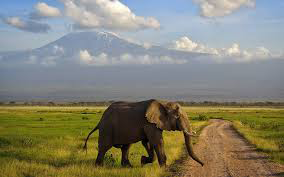
#> input picture main_directory/image.png, 284 x 177 px
$ python -i MaskClass.py   (imports and definitions only)   (older library calls are emulated)
#> lines starting #> are read from the running program, lines starting #| are printed output that depends on the picture; after the words box and inside, x2 and y2 are one past the last pixel; in counts of white or black regions, pixels touching at a corner belong together
import numpy as np
from PIL import Image
import scipy
from scipy import misc
from matplotlib import pyplot as plt


class MaskClass:
    def __init__(self, mask=np.array([]), filename='', threshold=125., center=None, radius_point=None):
        self.mask = self.binarize_image(mask, threshold)
        self.height = mask.shape[0]
        self.width = mask.shape[1] if len(mask.shape) > 1 else None
        self.shape = mask.shape
        self.path = filename
        self.name = filename.split("/")[-1]
        self.spec_name = self.name.split('.png')[0]
        self.root = "/".join(filename.split("/")[:-1]) + "/"
        self.save_name = self.spec_name + '_out.png'
        self.center = center
        self.radius_point = radius_point

    def read_png(self, filename, threshold=125.):
        '''
        Return mask data from a raw PNG file as numpy array.
        :param name: a directory path to the png image.
        :return: An image matrix in the type (y,x)
        '''
#> called with filename = 'image.png', threshold = 125
        # mask = scipy.misc.imread(filename)
        # mask = mask.astype(np.float64)
        # self.__init__(mask, filename, threshold)

        im = Image.open(filename)  # scipy.misc.imread(name)
#> im is the input picture: PIL image 284x177 RGB; mean R, G, B 132.9, 131.1, 114
        im = im.convert('RGB').convert('L')
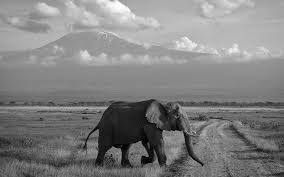
#> im: PIL image 284x177 L; min 1, max 255, mean 129.7
        im = np.array(im)
        im = im.astype(np.float64)
#> im: shape (177, 284) float64
        self.__init__(im, filename=filename, threshold=threshold)
#> call 2 of binarize_image, with threshold = 125
#> after the loop in binarize_image (call 2), `for i in xrange(0, im.shape[0]):`:
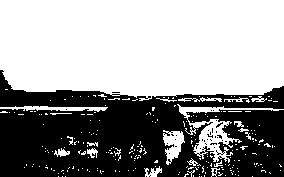
#> im: shape (177, 284) float64; 59.4% white; 36 black regions (35 under 20 px), largest, box (x1, y1, x2, y2) and area: (0, 70, 284, 177) 20302

    # [32 lines left out: functions from_points_and_image, plot_image, not called in this run]

    def binarize_image(self, image, threshold):
        im = image.copy()
        if len(im.shape) == 3:
            im = im[:, :, 0]
        for i in xrange(0, im.shape[0]):
            for j in xrange(0, im.shape[1]):
                if im[i, j] >= threshold:
                    im[i, j] = 255.
                else:
                    im[i, j] = 0.
        return im

    # [20 lines left out: functions reshape, save_image, not called in this run]

>>> result = MaskClass().read_png('image.png')

$ run again, on main_directory/frog.png
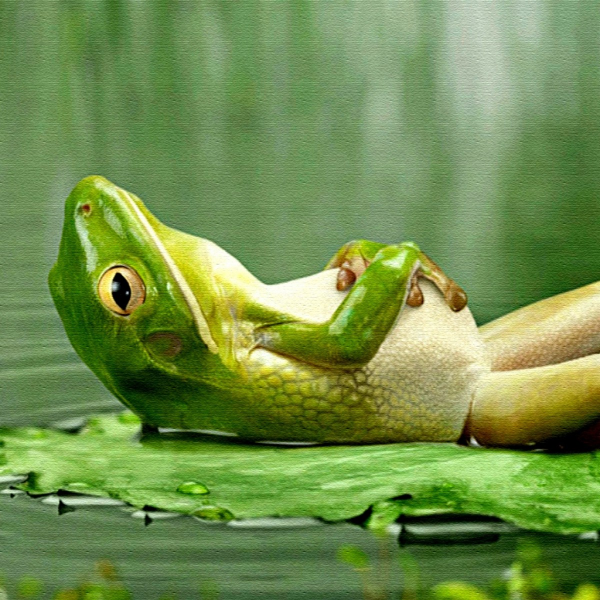
#> input picture main_directory/frog.png, 1200 x 1200 px (shown at 1/2 size)
#> in read_png, im is the input picture: PIL image 1200x1200 RGB; mean R, G, B 113.5, 143.3, 77.2
#> in read_png, `im = im.convert('RGB').convert('L')`:
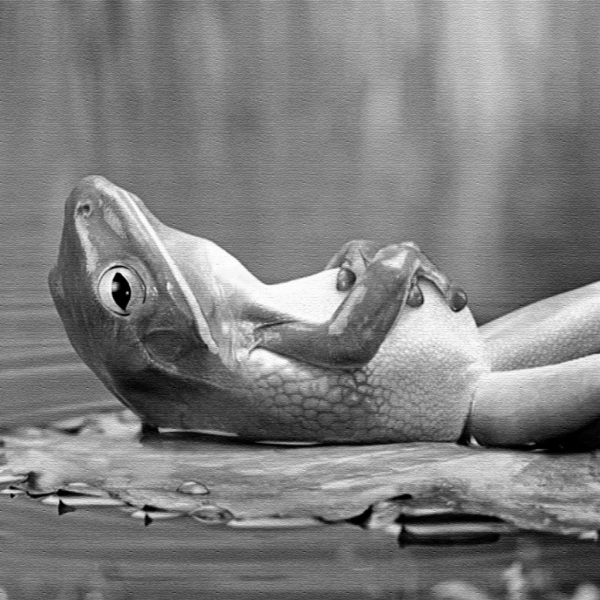
#> im: PIL image 1200x1200 L (shown at 1/2 size); min 0, max 255, mean 126.8
#> after the loop in binarize_image (call 2), `for i in xrange(0, im.shape[0]):`:
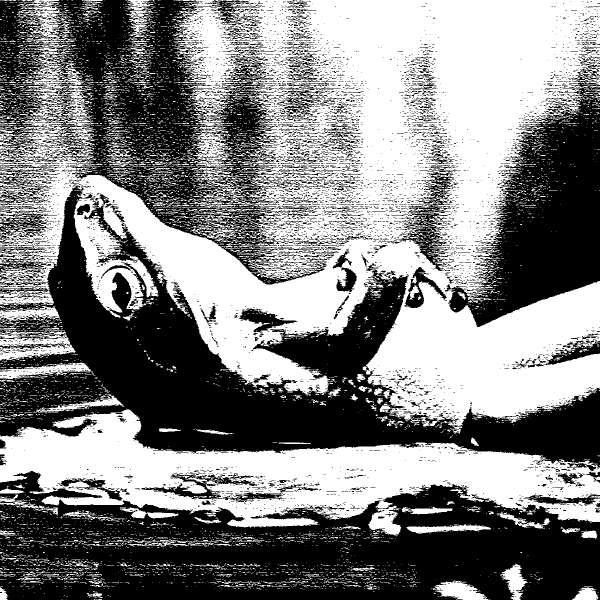
#> im: shape (1200, 1200) float64 (shown at 1/2 size); 51.2% white; 7097 black regions (6442 under 20 px), largest, box (x1, y1, x2, y2) and area: (0, 371, 1200, 943) 212747, (0, 942, 1200, 1200) 199064, (0, 0, 649, 569) 125202
